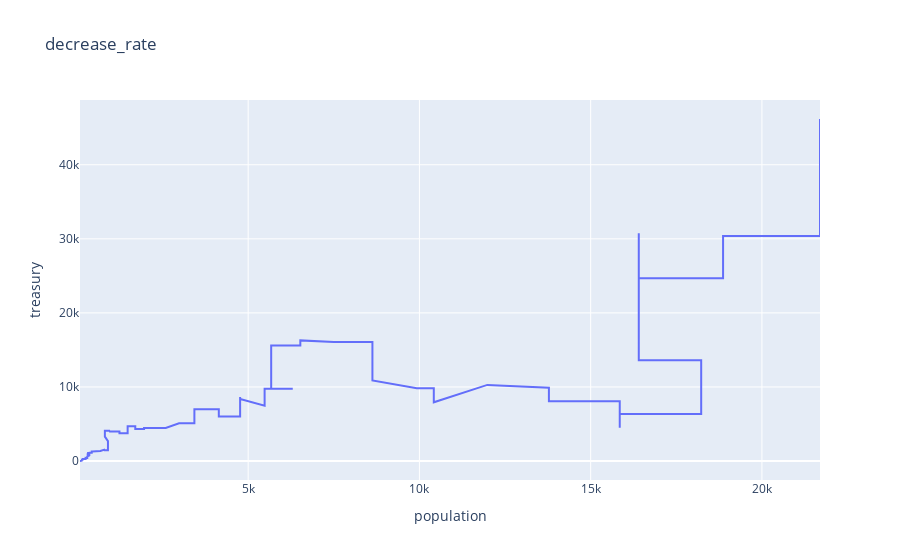

The notebook cell saved with this chart:
### Code cell
filtered_df = df.query('decrease_rate == 0.1 & run == 1')

filtered_df.plot(
    kind='line',
    x='population', # Variable on the horizontal axis
    y='treasury', # Variables on the vertical axis
    title="decrease_rate")

### Figure 1 — Plotly figure (JSON) as saved in the notebook; plotly's stock layout.template omitted (floating-point values rounded to 4 significant figures; data arrays with more than 128 entries replaced by an {"elided": "..."} marker saying what was removed)
{"data": [{"hovertemplate": "population=%{x}<br>treasury=%{y}<extra></extra>", "legendgroup": "", "line": {"color": "#636efa", "dash": "solid"}, "mode": "lines", "name": "", "orientation": "v", "showlegend": false, "type": "scatter", "x": {"elided": "366 int values"}, "xaxis": "x", "y": {"elided": "366 float values"}, "yaxis": "y"}], "layout": {"legend": {"tracegroupgap": 0}, "title": {"text": "decrease_rate"}, "xaxis": {"anchor": "y", "domain": [0, 1], "title": {"text": "population"}}, "yaxis": {"anchor": "x", "domain": [0, 1], "title": {"text": "treasury"}}}}
